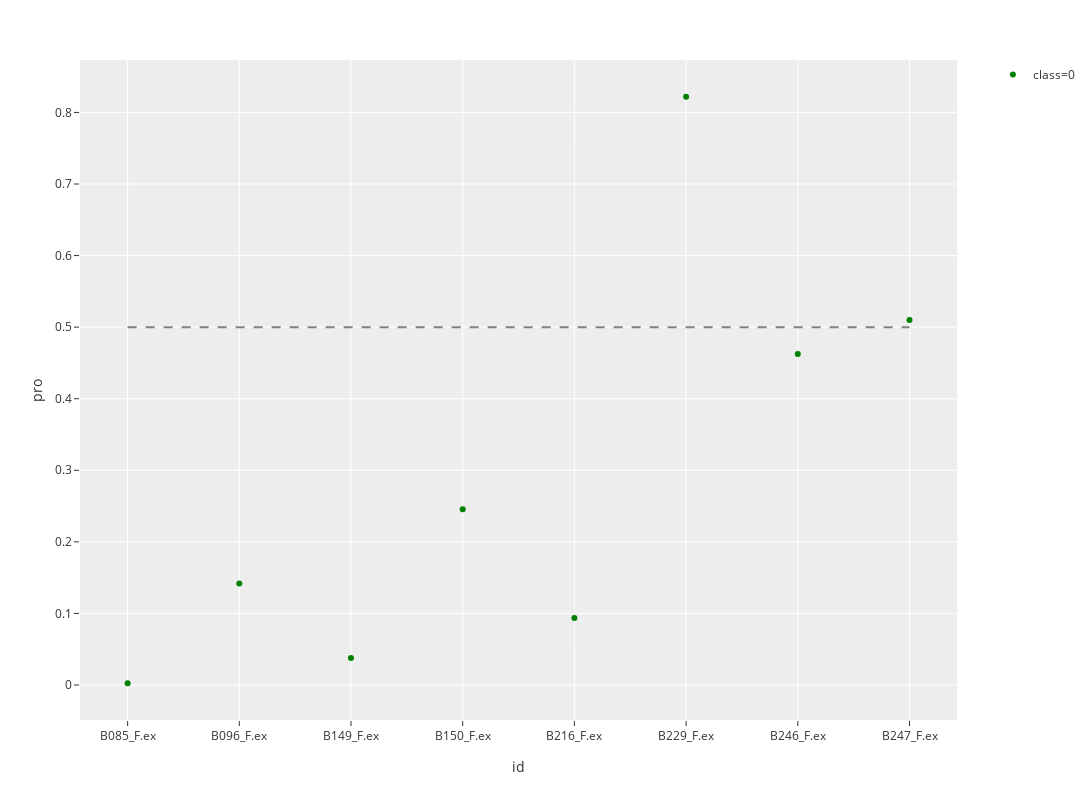

The code cell stored with this chart in its notebook:
### Code cell
PLT_healthy_pre = predict_plot('test_PLT')

### Figure 1 — Plotly figure (JSON) as saved in the notebook; plotly's stock layout.template omitted (floating-point values rounded to 4 significant figures)
{"data": [{"hoverlabel": {"namelength": 0}, "hovertemplate": "class=0<br>id=%{x}<br>pro=%{y}", "legendgroup": "class=0", "marker": {"color": "green", "symbol": "circle"}, "mode": "markers", "name": "class=0", "showlegend": true, "type": "scatter", "x": ["B085_F.ex", "B096_F.ex", "B149_F.ex", "B150_F.ex", "B216_F.ex", "B229_F.ex", "B246_F.ex", "B247_F.ex"], "xaxis": "x", "y": [0.002444, 0.1419, 0.03783, 0.2455, 0.09365, 0.8219, 0.4627, 0.5101], "yaxis": "y"}, {"line": {"color": "grey", "dash": "dash"}, "mode": "lines", "showlegend": false, "type": "scatter", "x": ["B085_F.ex", "B247_F.ex"], "y": [0.5, 0.5]}], "layout": {"height": 800, "legend": {"tracegroupgap": 0}, "margin": {"t": 60}, "width": 1200, "xaxis": {"anchor": "y", "domain": [0, 0.98], "title": {"text": "id"}}, "yaxis": {"anchor": "x", "domain": [0, 1], "title": {"text": "pro"}}}}
